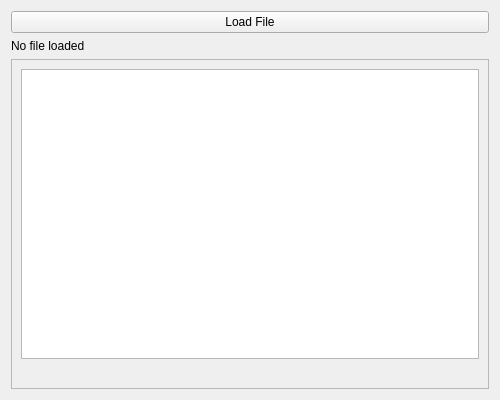
<?xml version="1.0" encoding="UTF-8"?>
<ui version="4.0">
 <class>FilePreview</class>
 <widget class="QWidget" name="FilePreview">
  <property name="geometry">
   <rect>
    <x>0</x>
    <y>0</y>
    <width>500</width>
    <height>400</height>
   </rect>
  </property>
  <property name="windowTitle">
   <string>File Preview App</string>
  </property>
  <layout class="QVBoxLayout" name="verticalLayout">

   <!-- Load file button -->
   <item>
    <widget class="QPushButton" name="btnLoad">
     <property name="text">
      <string>Load File</string>
     </property>
    </widget>
   </item>

   <!-- Label for filename -->
   <item>
    <widget class="QLabel" name="labelFileName">
     <property name="text">
      <string>No file loaded</string>
     </property>
    </widget>
   </item>

   <!-- Scroll area to display text or image -->
   <item>
    <widget class="QScrollArea" name="scrollArea">
     <property name="widgetResizable">
      <bool>true</bool>
     </property>
     <widget class="QWidget" name="scrollAreaWidgetContents">
      <layout class="QVBoxLayout" name="scrollLayout">
       <item>
        <widget class="QTextEdit" name="textPreview">
         <property name="readOnly">
          <bool>true</bool>
         </property>
        </widget>
       </item>
       <item>
        <widget class="QLabel" name="imagePreview">
        </widget>
       </item>
      </layout>
     </widget>
    </widget>
   </item>

  </layout>
 </widget>
 <resources/>
 <connections/>
</ui>
